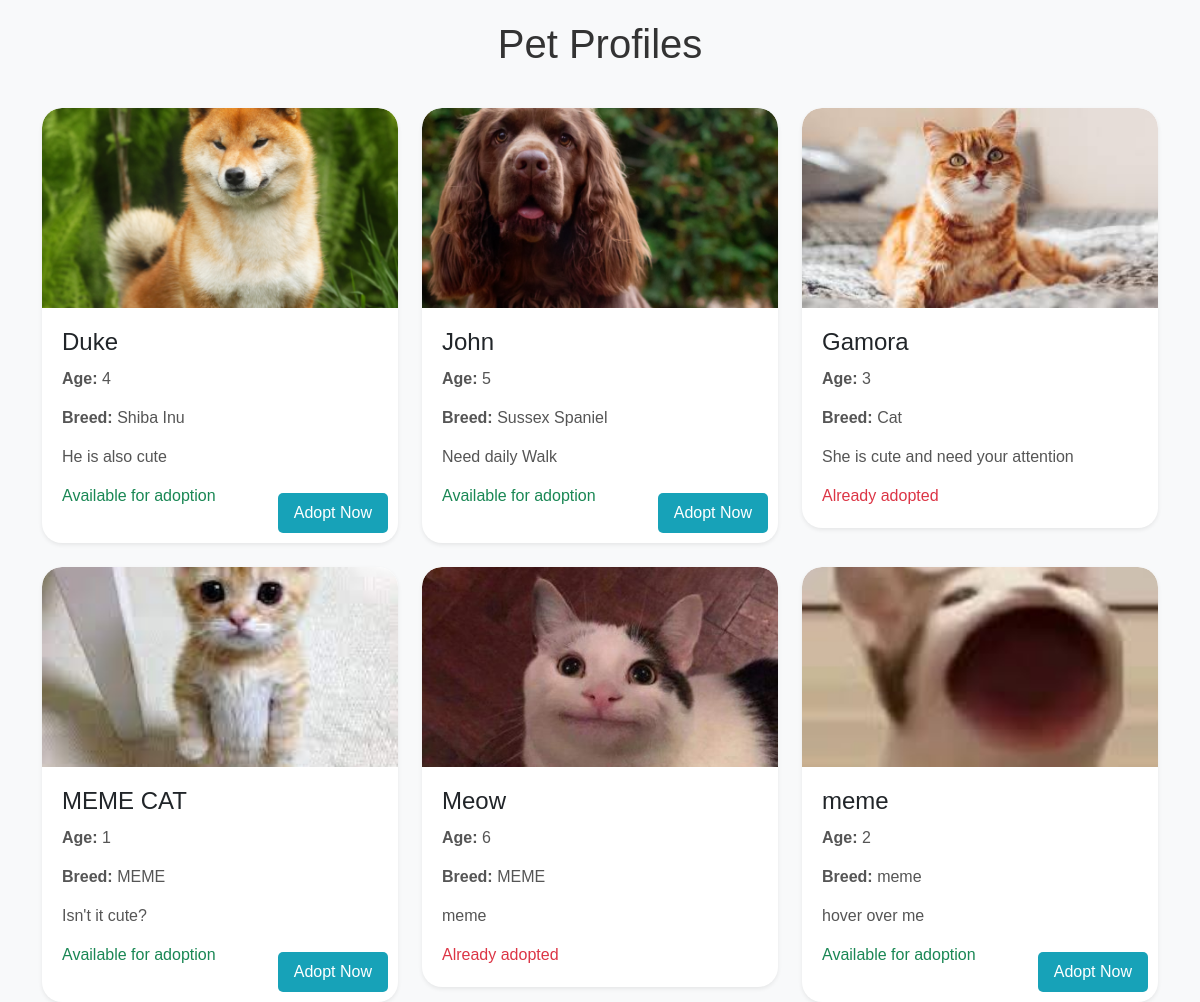
Page /pet-profiles/ on the earlier database version.
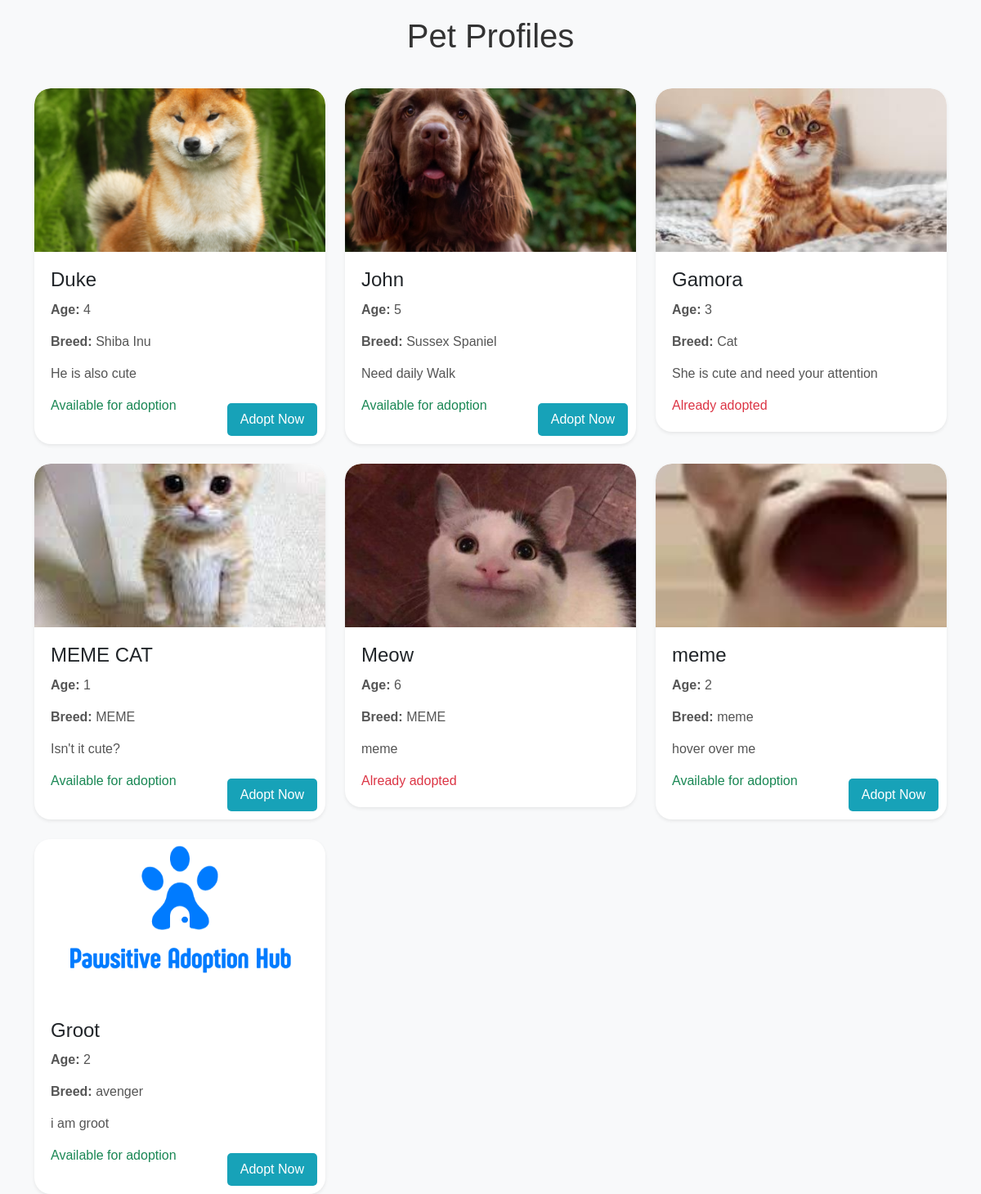
Same page on the later database version.
### pets/models.py (models this page shows, shortened)
class Pet(models.Model):
    name = models.CharField(max_length=100)
    age = models.IntegerField()
    breed = models.CharField(max_length=100)
    description = models.TextField()
    photo = models.ImageField(upload_to='static/pet_photos/')
    medical_history = models.TextField()
    adoption_status = models.BooleanField(default=False)
    TEMPERAMENT_CHOICES = (
        ('friendly', 'Friendly'),
        ('calm', 'Calm'),
        ('playful', 'Playful'),
    )
    SIZE_CHOICES = (
        ('small', 'Small'),
        ('medium', 'Medium'),
        ('large', 'Large'),
    )
    SPECIES_CHOICES = (
        ('dog', 'Dog'),
        ('cat', 'Cat'),
    )
    species = models.CharField(max_length=50, choices=SPECIES_CHOICES,null=True)
    size = models.CharField(max_length=10, choices=SIZE_CHOICES, null=True, blank=True)
    temperament = models.CharField(max_length=50, choices=TEMPERAMENT_CHOICES,null=True)

### pets/views.py (the view)
# urls.py: path('pet-profiles/', pet_profiles, name='pet_profiles'),
def pet_profiles(request):
    pets = Pet.objects.all()  # Fetch all pets from the database
    return render(request, 'pets/pet_profiles.html', {'pets': pets})

### PawsitiveAdoptionHub/templates/pets/pet_profiles.html (shortened to what this page needs)
<!DOCTYPE html>
<html>
<head>
    {% load static %}
    <link href="https://cdn.jsdelivr.net/npm/bootstrap@5.3.0/dist/css/bootstrap.min.css" rel="stylesheet">
</head>
<body>
    <div class="container">
        <h1>Pet Profiles</h1>
        <div class="row row-cols-1 row-cols-md-3 g-4">
            {% for pet in pets %}
            <div class="col">
                <div class="card shadow-sm">
                    <img src="{{ pet.photo.url }}" class="card-img-top" alt="{{ pet.name }} Photo">
                    <div class="card-body">
                        <h5 class="card-title">{{ pet.name }}</h5>
                        <p class="card-text"><strong>Age:</strong> {{ pet.age }}</p>
                        <p class="card-text"><strong>Breed:</strong> {{ pet.breed }}</p>
                        <p class="card-text">{{ pet.description }}</p>
                        {% if pet.adoption_status %}
                            <p class="card-text text-success">Available for adoption</p>
                            <a href="#" class="adopt-btn">Adopt Now</a>
                        {% else %}
                            <p class="card-text text-danger">Already adopted</p>
                        {% endif %}
                    </div>
                </div>
            </div>
            {% endfor %}
    </div>
</body>
</html>

Differences in the rows shown:
added Pet: photo (picture), name "Groot", age "2", breed "avenger", description "i am groot", adoption_status "Available for adoption"
